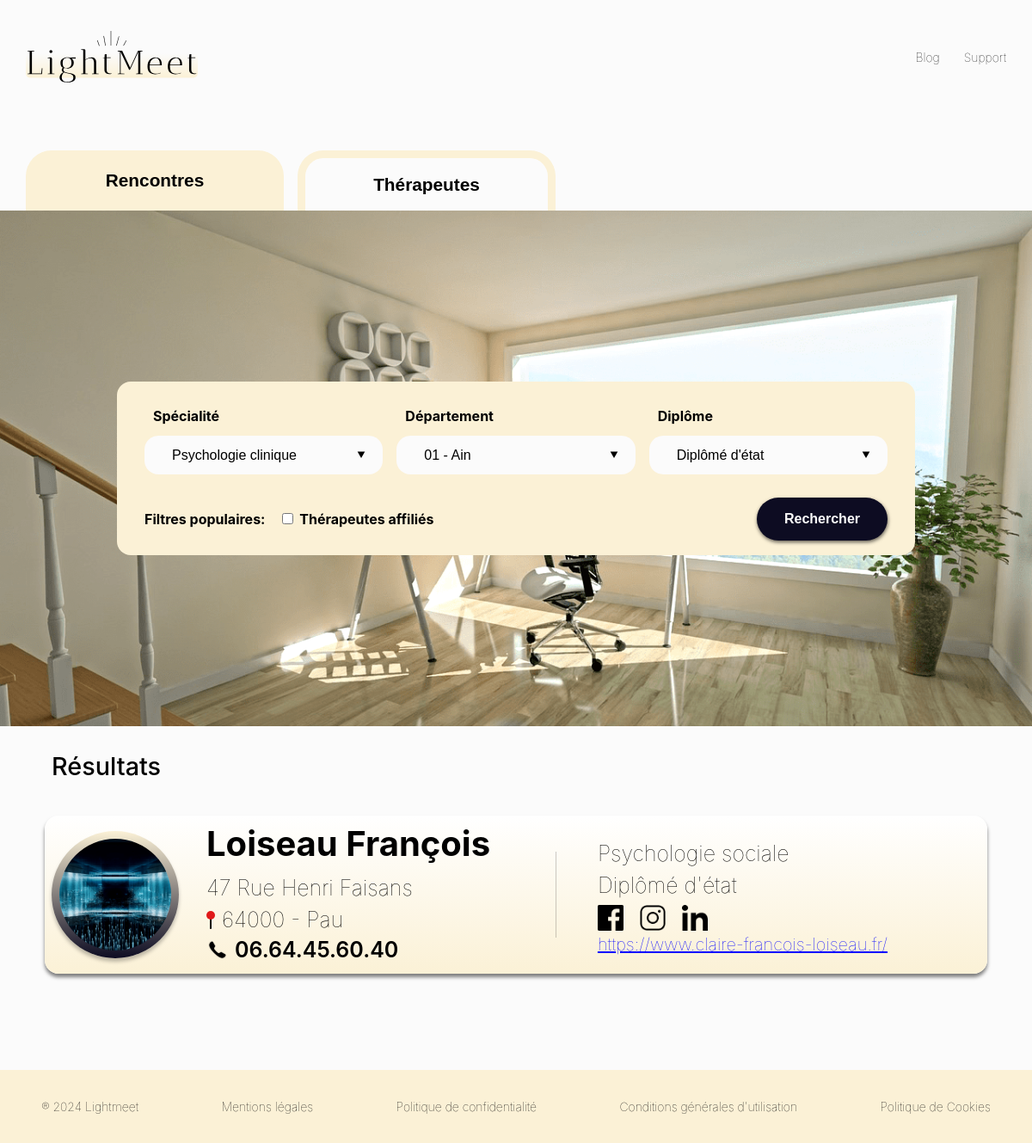
Before: /recherche/sites_des_thérapeutes/ with the older database file.
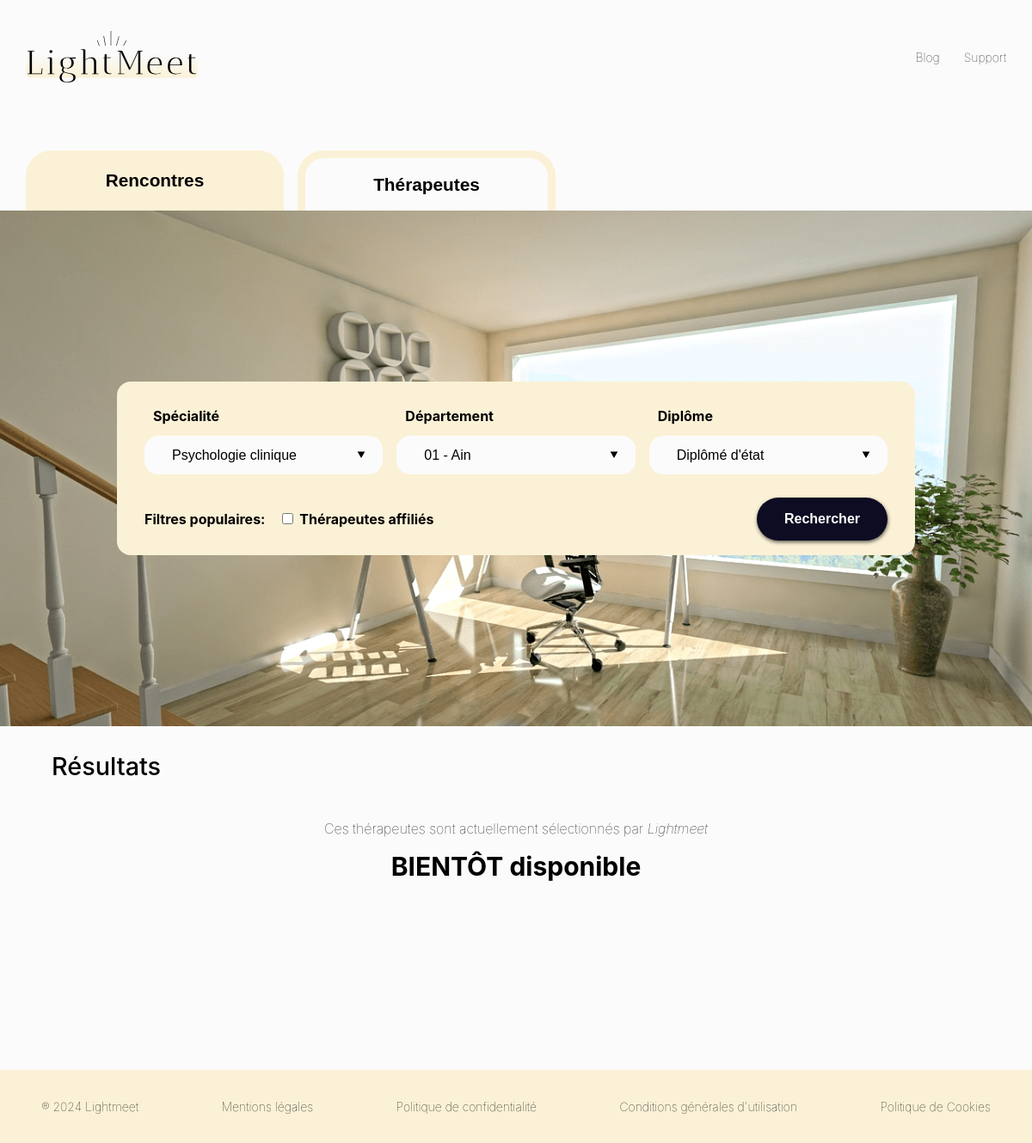
After: the same page with the newer database file.
### psy/models.py (models this page shows, shortened)
class PsyMeet(models.Model):
    DEPARTEMENT_CHOICES = (
        ("01", "01 - Ain"),
        ("02", "02 - Aisne"),
        ("03", "03 - Allier"),
        ("04", "04 - Alpes-de-Haute-Provence"),
        ("05", "05 - Hautes-Alpes"),
        ("06", "06 - Alpes-Maritimes"),
        ("07", "07 - Ardèche"),
        ("08", "08 - Ardennes"),
        ("09", "09 - Ariège"),
        ("10", "10 - Aube"),
        ("11", "11 - Aude"),
        ("12", "12 - Aveyron"),
        ("13", "13 - Bouches-du-Rhône"),
        ("14", "14 - Calvados"),
        ("15", "15 - Cantal"),
        ("16", "16 - Charente"),
        ("17", "17 - Charente-Maritime"),
        ("18", "18 - Cher"),
        ("19", "19 - Corrèze"),
        ("21", "21 - Côte-d'Or"),
        ("22", "22 - Côtes-d'Armor"),
        ("23", "23 - Creuse"),
        ("24", "24 - Dordogne"),
        ("25", "25 - Doubs"),
        ("26", "26 - Drôme"),
        ("27", "27 - Eure"),
        ("28", "28 - Eure-et-Loir"),
        ("29", "29 - Finistère"),
        ("2A", "2A - Corse-du-Sud"),
        ("2B", "2B - Haute-Corse"),
        ("30", "30 - Gard"),
        ("31", "31 - Haute-Garonne"),
        ("32", "32 - Gers"),
        ("33", "33 - Gironde"),
        ("34", "34 - Hérault"),
        ("35", "35 - Ille-et-Vilaine"),
        ("36", "36 - Indre"),
        ("37", "37 - Indre-et-Loire"),
        ("38", "38 - Isère"),
        ("39", "39 - Jura"),
        ("40", "40 - Landes"),
        ("41", "41 - Loir-et-Cher"),
        ("42", "42 - Loire"),
        ("43", "43 - Haute-Loire"),
        ("44", "44 - Loire-Atlantique"),
        ("45", "45 - Loiret"),
        ("46", "46 - Lot"),
        ("47", "47 - Lot-et-Garonne"),
        ("48", "48 - Lozère"),
        ("49", "49 - Maine-et-Loire"),
        ("50", "50 - Manche"),
        ("51", "51 - Marne"),
        ("52", "52 - Haute-Marne"),
        ("53", "53 - Mayenne"),
        ("54", "54 - Meurthe-et-Moselle"),
        ("55", "55 - Meuse"),
        ("56", "56 - Morbihan"),
        ("57", "57 - Moselle"),
        ("58", "58 - Nièvre"),
        ("59", "59 - Nord"),
        ("60", "60 - Oise"),
        ("61", "61 - Orne"),
        ("62", "62 - Pas-de-Calais"),
        ("63", "63 - Puy-de-Dôme"),
        ("64", "64 - Pyrénées-Atlantiques"),
        ("65", "65 - Hautes-Pyrénées"),
        ("66", "66 - Pyrénées-Orientales"),
        ("67", "67 - Bas-Rhin"),
        ("68", "68 - Haut-Rhin"),
        ("69", "69 - Rhône"),
        ("70", "70 - Haute-Saône"),
        ("71", "71 - Saône-et-Loire"),
        ("72", "72 - Sarthe"),
        ("73", "73 - Savoie"),
        ("74", "74 - Haute-Savoie"),
        ("75", "75 - Paris"),
        ("76", "76 - Seine-Maritime"),
        ("77", "77 - Seine-et-Marne"),
        ("78", "78 - Yvelines"),
        ("79", "79 - Deux-Sèvres"),
        ("80", "80 - Somme"),
        ("81", "81 - Tarn"),
        ("82", "82 - Tarn-et-Garonne"),
        ("83", "83 - Var"),
        ("84", "84 - Vaucluse"),
        ("85", "85 - Vendée"),
        ("86", "86 - Vienne"),
        ("87", "87 - Haute-Vienne"),
        ("88", "88 - Vosges"),
        ("89", "89 - Yonne"),
        ("90", "90 - Territoire de Belfort"),
        ("91", "91 - Essonne"),
        ("92", "92 - Hauts-de-Seine"),
        ("93", "93 - Seine-Saint-Denis"),
        ("94", "94 - Val-de-Marne"),
        ("95", "95 - Val-d'Oise"),
        ("971", "971 - Guadeloupe"),
        ("972", "972 - Martinique"),
        ("973", "973 - Guyane"),
        ("974", "974 - La Réunion"),
        ("976", "976 - Mayotte")
    )
    departement = models.CharField(max_length=100, choices=DEPARTEMENT_CHOICES)
    DIPLOME_CHOICES = (
        ("Diplômé d'état", "Diplômé d'état"),         # Diplômé d'État
        ("Indépendant", "Indépendant"),  # Diplômé indépendant
    )
    diplome = models.CharField(max_length=20, choices=DIPLOME_CHOICES)
    document_diplome = models.FileField(upload_to='PsyMeetDiplome/', blank=True, null=True)
    SPECIALITE_CHOICES = (
        ("Psychologie clinique", "Psychologie clinique"),
        ("Psychologie du travail", "Psychologie du travail"),
        ("Psychologie sociale", "Psychologie sociale"),
    )
    specialite = models.CharField(max_length=100, choices=SPECIALITE_CHOICES)
    photo = models.FileField(upload_to='PsyMeetPhoto/', blank=True, null=True)
    nom = models.CharField(max_length=100)
    prenom = models.CharField(max_length=100)
    adresse = models.CharField(max_length=255)
    code_postal = models.CharField(max_length=5)
    ville = models.CharField(max_length=100)
    GENRE_CHOICES = (
        ("Homme", "Homme"),   # Genre masculin
        ("Femme", "Femme"),   # Genre féminin
    )
    genre = models.CharField(max_length=10, choices=GENRE_CHOICES)
    site_web = models.URLField(blank=True)
    telephone = models.CharField(max_length=20)
    instagram = models.URLField(blank=True)
    facebook = models.URLField(blank=True)
    linkedin = models.URLField(blank=True)
    profil_verifie = models.BooleanField(default=False)
    class Meta:
        verbose_name = "Notre thérapeute professionnel"
        verbose_name_plural = "Nos thérapeutes professionnels"

### psy/templates/psy/recherche_therapeute.html (shortened to what the changed rows need)
{% extends 'partner_meet/base_Partner_meet.html' %}
{% load static %}
{% block css %}
<link rel="stylesheet" href="{% static 'partner_meet/css/SearchPage.css' %}">
{{ block.super }}
<link rel="stylesheet" href="{% static 'css/therapeute.css' %}">
{{ block.super }}
<link rel="stylesheet" href="{% static 'partner_meet/css/style_base.css' %}">
{% endblock %}
{% block section %}
<div class="sites-de-rencontres">
    <div class="containerBackground">
        <form method="get" action="{% url 'recherche_meilleur_therapeutes' %}#resultats">
            <div class="containerCardSelector">
                <div class="CardSelector">
                    <h2>Spécialité</h2>
                </div>
                <div class="CardSelector">
                    <h2>Département</h2>
                </div>
                <div class="CardSelector">
                    <h2>Diplôme</h2>
                </div>
            </div>
        </form>
    </div>
</div>
<div class="containerResultats">
    {% for psy in psymeet %}
    <div class="cardApp" action="get">
        <div class="CardPsyPosition">
            <div class="PosImgInfoPsy">
                <img class="SizeImgCard img " src="{{ psy.photo.url }}">
                <div>
                    <h3 class="PsyName"> {{ psy.nom }} {{psy.prenom}}</h3>
                    <p class="PsyAdress"> {{psy.adresse}} </p>
                    <div class="posTelPostal">
                        <p class="PsyPostal"> {{psy.code_postal}} - {{psy.ville}}</p>
                    </div>
                    <div class="posTelPostal">
                        <p class=" PsyTel"> {{ psy.telephone }}</p>
                    </div>
                </div>
            </div>
            <div class="posSeparation">
                <div>
                    <p class="Specialite">{{psy.specialite}}</p>
                    <p class="diplome">{{psy.diplome}}</p>
                    <div class="PosRS">
                      <img class="LogoRs" src="../../static/Logos/facebookLogo.png" alt="">
                    <img class="LogoRs" src="../../static/Logos/InstagramLogo.png" alt="">
                    <img class="LogoRs" src="../../static/Logos/LinkedinLogo.png" alt="">
                    </div>
                    <a class="sitePsy" href="{{psy.site_web}}">{{psy.site_web}}</a>
                </div>
            </div>
        </div>
    </div>
</div>
{% empty %}
<div class="empty-message" id="resultats">
    <p>Ces thérapeutes sont actuellement sélectionnés par <i>Lightmeet</i></p>
    <p style="text-align:center;"><strong style="font-size:30px;">BIENTÔT disponible</strong></p>
</div>
{% endfor %}
</div>
{% endblock %}

Changed rows visible on the page:
removed PsyMeet: photo (picture), nom "Loiseau", prenom "François", adresse "47 Rue Henri Faisans", code_postal "64000", ville "Pau", telephone "06.64.45.60.40", specialite "Psychologie sociale", diplome "Diplômé d'état", site_web "https://www.claire-francois-loiseau.fr/"
Other visible differences:
text now shown: "Ces thérapeutes sont actuellement sélectionnés par Lightmeet BIENTÔT disponible"
